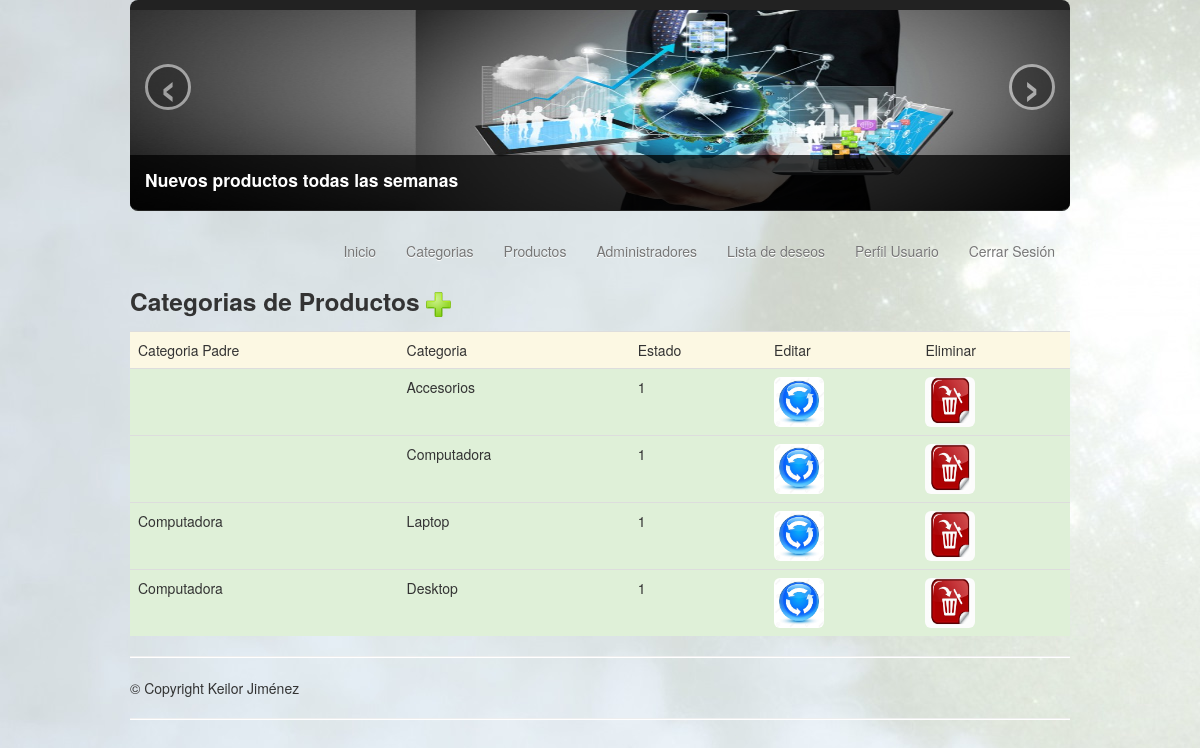
Page /admin_categories.php (signed in) on the earlier database version.
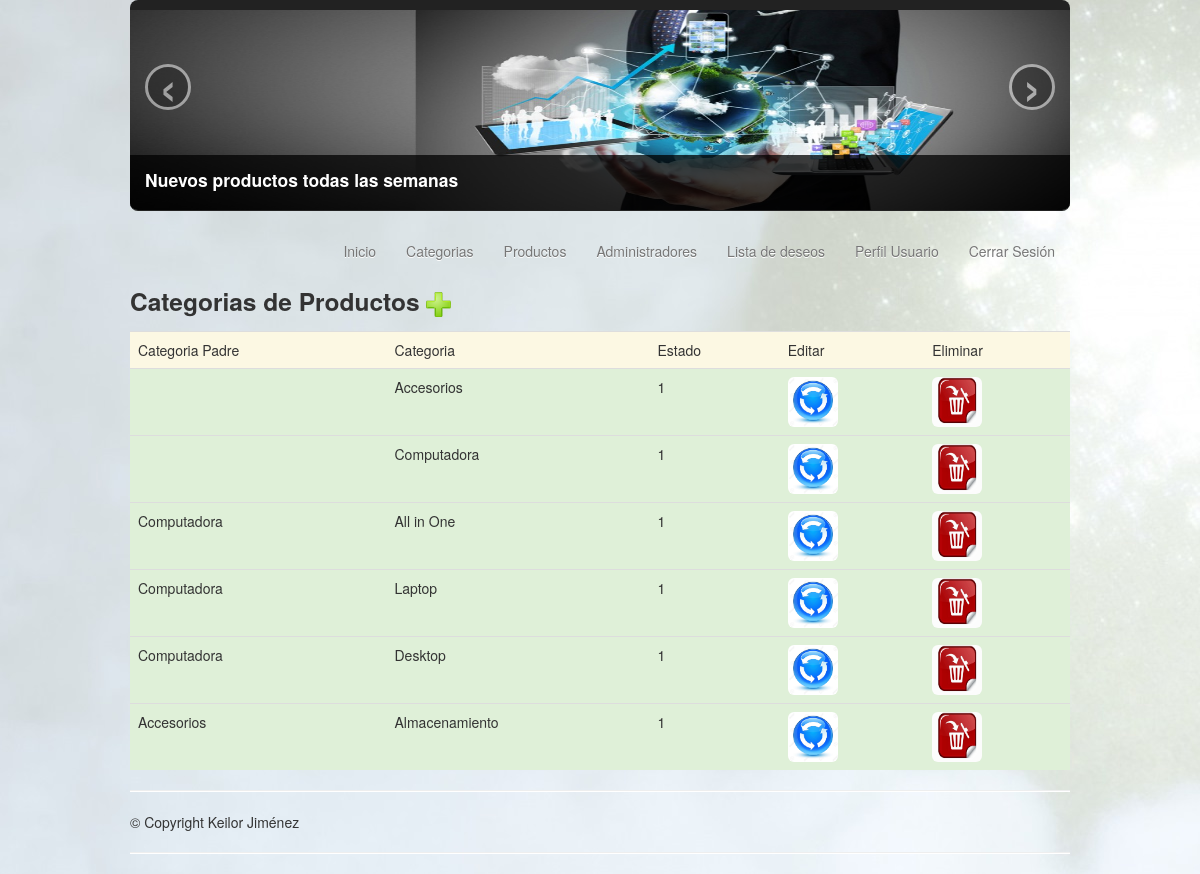
Same page on the later database version.
### tables this page shows
CREATE TABLE `categories` (
  `id` int(11) NOT NULL,
  `description` varchar(30) NOT NULL,
  `id_supercategory` int(11) NOT NULL,
  `state` tinyint(1) NOT NULL
);

### class/categories.php (the view, shortened to what this page needs)
<?php
class categories
{
	private $connect_db;
	function categories()
	{
		$this->connect_db 	= $_SESSION['connect'];
	}
	function category_table(){
		$sql=("SELECT cat.id, sup.description, cat.description, cat.state, sup.id
			FROM categories cat
			 LEFT JOIN categories sup
			 ON sup.id = cat.id_supercategory
			 ORDER BY sup.id ASC");
		$qSelect = $this->connect_db->query($sql);
		while($array=mysqli_fetch_array($qSelect)){
			echo "<tr class='success'>";
			echo 	"<td>$array[1]</td>";
			echo 	"<td>$array[2]</td>";
			echo 	"<td>$array[3]</td>";
			echo 	"<td><a href='admin_categories.php?action=edit&id=$array[0]&superc=$array[1]&category=$array[2]&state=$array[3]&id_superc=$array[4]'><img src='../images/update.jpg' class='img-rounded' width='25'></td>";
			echo 	"<td><a href='admin_categories.php?action=delete&id=$array[0]&category=$array[2]'><img src='../images/delete.png' class='img-rounded' width='25'></td>";
			echo "</tr>";
		}
	}
}
?>

### admin_categories.php (shortened to what this page needs)
<?php
	include ('class/categories.php');
	$oCategoria = new categories();
	extract($_GET);
?>
<!DOCTYPE html>
<html>
<head>
    <link href="bootstrap/css/bootstrap.min.css" rel="stylesheet"/>
	<link href="bootstrap/css/bootstrap.css" rel="stylesheet" />
</head>
	<body background="images/fondotot.jpg" style="background-attachment: fixed">
		<div class="container">
			<header class="header">
				<?php include ('include/cabecera.php');?>
			</header>
			<div>
				<?php include ('include/menu.php'); ?>
			</div>
			<br><br>
			<div class = "nav-collapse">
				<h3>Categorias de Productos
					<a href="../admin_categories.php?action=new">
                        <img src='images/new.png' title="Nueva Categoria" width="25" />
                    </a>
                </h3>
			</div>
			<table border='0' class='table table-hover'>
				<tr class='warning'>
					<td>Categoria Padre</td>
					<td>Categoria</td>
					<td>Estado</td>
					<td>Editar</td>
					<td>Eliminar</td>
				</tr>
			<?php
				$oCategoria->category_table();
			?>
			</table>
			<hr/>
			<footer>
				<p>&copy; Copyright Keilor Jiménez</p>
				<hr class="soften"/>
			</footer>
			</div>
	</body>
</html>

### include/cabecera.php (shortened to what this page needs)
<div id="myCarousel" class="carousel slide homCar">
			<div class="carousel-inner" style="border-top:10px solid #222; border-bottom:1px solid #222; border-radius:8px;">
			  <div class="item active">
				<img src="images/carousel1.jpg" alt="#" style="height:200px; width:100%"/>
				<div class="carousel-caption">
					  <h4>Nuevos productos todas las semanas</h4>
				</div>
			  </div>
			</div>
			<a class="left carousel-control" href="#myCarousel" data-slide="prev">‹</a>
			<a class="right carousel-control" href="#myCarousel" data-slide="next">›</a>
		</div>

### include/menu.php (shortened to what this page needs)
<?php
$init = new menu();
$init->show_menu();
class menu
{
	private $rol;
	function menu()
	{
		$this->rol = isset($_SESSION['rol'])? $_SESSION['rol'] : null ;
	}
	function show_menu()
	{
		if ($this->rol == null) {
			echo "<div class='navbar'>
					<ul class='nav pull-right'>
						<li><a href='login.php'>Iniciar Sesión</a></li>
					</ul>
				</div>";
			echo "<div class= 'navbar'>
					<ul class= 'nav pull-right'>
						<li><a href='register.php'>Registrarme</a></li>
					</ul>
				</div>";
		} else {
			echo "<div class='navbar'>
					<ul class='nav pull-right'>
					 	<li><a href='../class/sign_off.php'>Cerrar Sesión</a></li>
					</ul>
				  </div>";
			echo "<div class='navbar'>
					<ul class='nav pull-right'>
						<li><a href='profile.php'>Perfil Usuario</a></li>
					</ul>
				  </div>";
			echo "<div class='navbar'>
					<ul class='nav pull-right'>
					 	<li><a href='shopping_car.php'>Lista de deseos</a></li>
					</ul>
				  </div>";
			if ($this->rol == '1') {
				echo "<div class='navbar'>
						<ul class='nav pull-right'>
							<li><a href='admins.php'>Administradores</a></li>
						</ul>
					  </div>";
				echo "<div class='navbar'>
						<ul class='nav pull-right'>
							<li><a href='admin_products.php'>Productos</a></li>
						</ul>
					  </div>";
				echo "<div class='navbar'>
						<ul class='nav pull-right'>
							<li><a href='admin_categories.php'>Categorias</a></li>
						</ul>
					  </div>";
				echo "<div class='navbar'>
						<ul class='nav pull-right'>
							<li><a href='Index.php'>Inicio</a></li>
						</ul>
					  </div>";
			}
		}
	}
}
?>

Differences in the rows shown:
added categories: categories.description "Computadora", description "All in One", state "1"
added categories: categories.description "Accesorios", description "Almacenamiento", state "1"
